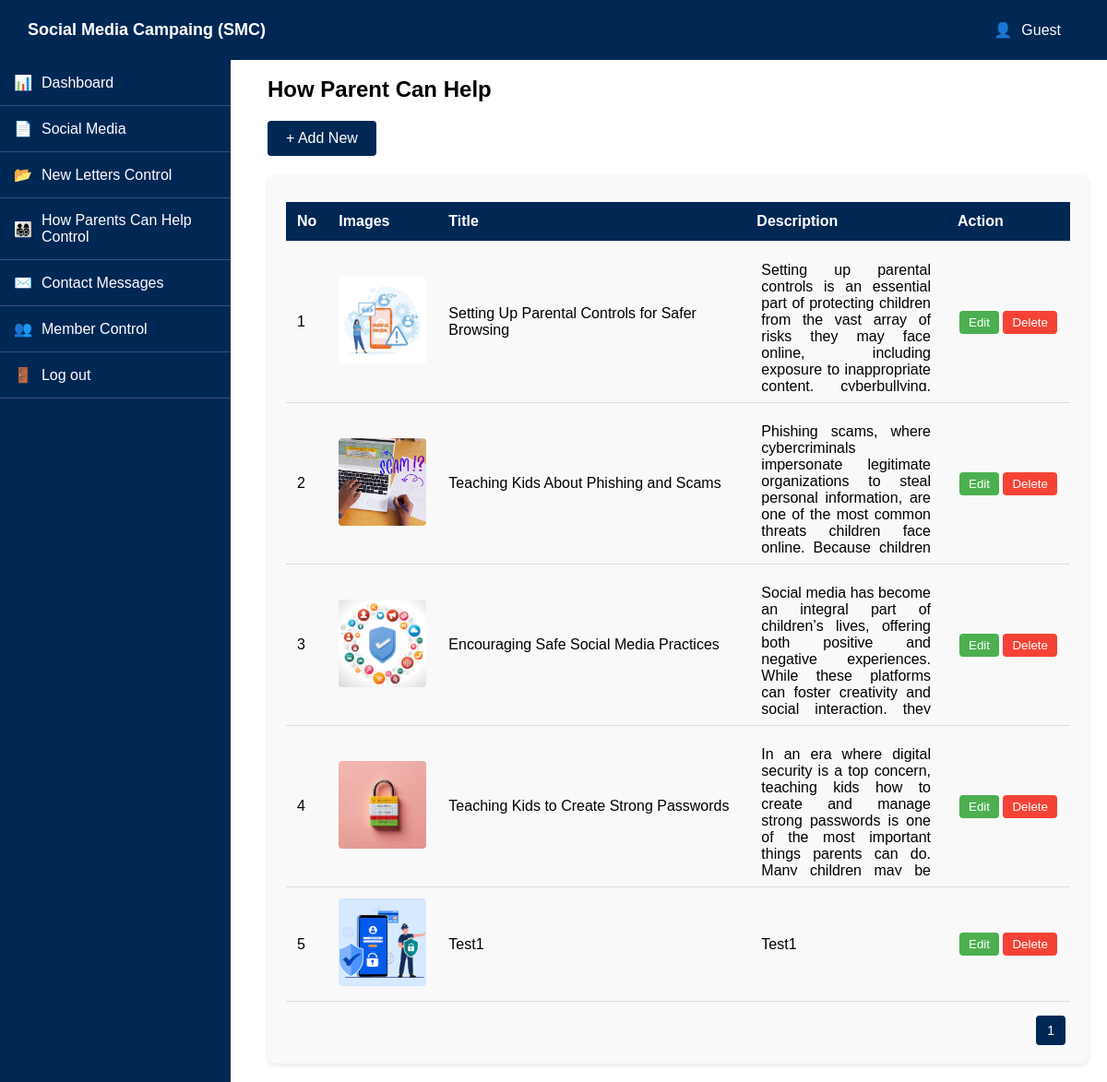
Page /admin/howParentCanHelp.php on the committed database.
### tables this page shows
CREATE TABLE `howparentcanhelp` (
  `id` int(11) NOT NULL,
  `title` varchar(1000) NOT NULL,
  `image` varchar(500) NOT NULL,
  `content` varchar(2000) NOT NULL,
  `date` timestamp NOT NULL DEFAULT current_timestamp()
);

### admin/howParentCanHelp.php (the view, shortened to what this page needs)
<?php
require '../db_connection.php';
?>
<!DOCTYPE html>
<html lang="en">
<head>
    <link rel="stylesheet" href="css/howParentCanHelp.css">
</head>
<body>
    <?php include 'admin_header.php'; ?>
    <?php include 'admin_nav.php'; ?>
    <div class="content">
        <h1>How Parent Can Help</h1>
        <a href="addHowParentsCanHelpPage.php"><button class="add-new-btn">+ Add New</button></a>
        <div class="table-container">
            <table>
                <thead>
                    <tr>
                        <th>No</th>
                        <th>Images</th>
                        <th>Title</th>
                        <th>Description</th>
                        <th>Action</th>
                    </tr>
                </thead>
                <tbody>
                    <?php
                    $maxRows = 5;
                    $currentPage = isset($_GET['page']) ? (int)$_GET['page'] : 1;
                    $startIndex = ($currentPage - 1) * $maxRows;
                    $totalRowsQuery = "SELECT COUNT(*) AS total FROM howparentcanhelp";
                    $totalRowsResult = mysqli_query($conn, $totalRowsQuery);
                    $totalRows = mysqli_fetch_assoc($totalRowsResult)['total'];
                    $totalPages = ceil($totalRows / $maxRows);
                    $dataQuery = "SELECT * FROM howparentcanhelp LIMIT $startIndex, $maxRows";
                    $dataResult = mysqli_query($conn, $dataQuery);
                    $currentData = mysqli_fetch_all($dataResult, MYSQLI_ASSOC);
                    if ($currentData) {
                        foreach ($currentData as $index => $item) {
                            echo "<tr>
                                <td>" . ($startIndex + $index + 1) . "</td>
                                <td>";
                            if (!empty($item['image'])) {
                                echo "<img src='../uploads/{$item['image']}' alt='Image' style='width: 95px; height: 95px; object-fit: cover; border-radius: 4px;'>";
                            } else {
                                echo "<div class='image-placeholder'>No Image</div>";
                            }
                            echo "</td>
                                <td id='title'>{$item['title']}</td>
                                <td id='content'><div class='content_from_db'>{$item['content']}</div></td>
                                <td id='actions'>
                                    <a href='editHowParentCanHelpPage.php?id={$item['id']}'><button class='edit-btn'>Edit</button></a>
                                    <form action='howParentCanHelp.php' method='POST' onsubmit='return confirm(\"Are you sure you want to delete this item?\");' style='display:inline;'>
                                        <input type='hidden' name='delete_id' value='{$item['id']}'>
                                        <button type='submit' class='delete-btn'>Delete</button>
                                    </form>
                                </td>
                            </tr>";
                        }
                    } else {
                        echo "<tr><td colspan='5' style='text-align: center;'>No data available</td></tr>";
                    }
                    ?>
                </tbody>
            </table>
            <div class="pagination">
                <?php for ($i = 1; $i <= $totalPages; $i++) : ?>
                    <a href="?page=<?= $i ?>"><button class="<?= $i === $currentPage ? 'active' : '' ?>"><?= $i ?></button></a>
                <?php endfor; ?>
            </div>
        </div>
    </div>
</body>
</html>

### admin/admin_header.php (shortened to what this page needs)
<link rel="stylesheet" href="css/admin_header.css">
<div class="header">
    <div class="logo">
        <span>Social Media Campaing (SMC)</span>
    </div>
    <div class="admin">
        <span>👤</span>
        <span>
            <?php
            if (isset($_SESSION['user_data']['username'])) {
                echo $_SESSION['user_data']['username'];
            } else {
                echo "Guest";
            }
            ?>
        </span>
    </div>
</div>

### admin/admin_nav.php
<link rel="stylesheet" href="css/admin_nav.css">
<div class="sidebar">
    <a href="dashboard.php" class="sidebar-item">
        <span class="icon">📊</span> Dashboard
    </a>
    <a href="socialMedia.php" class="sidebar-item">
        <span class="icon">📄</span> Social Media
    </a>
    <a href="newLetter.php" class="sidebar-item">
        <span class="icon">📂</span> New Letters Control
    </a>
    <a href="howParentCanHelp.php" class="sidebar-item">
        <span class="icon">👨‍👩‍👧‍👦</span> How Parents Can Help Control
    </a>
    <a href="contactControl.php" class="sidebar-item">
        <span class="icon">✉️</span> Contact Messages
    </a>
    <a href="members.php" class="sidebar-item">
        <span class="icon">👥</span> Member Control
    </a>
    <a href="../users/login.php" class="sidebar-item">
        <span class="icon">🚪</span> Log out
    </a>
</div>

### admin/css/howParentCanHelp.css (style rules this page uses)
body { margin: 0; font-family: Arial, sans-serif; display: flex; height: 100vh; }
#title { width: 310px; }
#actions { width: 110px; text-align: center; }
#content { text-align: justify; }
.content { margin-top: 47px; margin-left: 270px; padding: 20px; overflow-y: auto; width: calc(100vw - 270px); }
h1 { font-size: 24px; margin-bottom: 20px; }
.add-new-btn { background-color: #002855; color: white; padding: 10px 20px; border: none; border-radius: 4px; cursor: pointer; font-size: 16px; margin-bottom: 20px; }
.table-container { background-color: #f9f9f9; padding: 20px; border-radius: 8px; box-shadow: 0 2px 4px rgba(0, 0, 0, 0.1); }
table { width: 100%; border-collapse: collapse; margin-top: 10px; }
table th, table td { padding: 12px; text-align: left; border-bottom: 1px solid #ddd; }
table th { background-color: #002855; color: white; }
.edit-btn { background-color: #4CAF50; color: white; border: none; padding: 5px 10px; border-radius: 4px; cursor: pointer; }
.delete-btn { background-color: #f44336; color: white; border: none; padding: 5px 10px; border-radius: 4px; cursor: pointer; }
.pagination { display: flex; justify-content: flex-end; align-items: center; margin-top: 15px; }
.pagination a { text-decoration: none; }
.pagination button { background-color: #ddd; color: #333; border: none; margin: 0 5px; padding: 8px 12px; border-radius: 4px; cursor: pointer; font-size: 14px; }
.pagination button.active { background-color: #002855; color: white; }
.content_from_db { max-height: 130px; overflow: scroll; padding: 10px 5px; overflow-x: hidden; }

### admin/css/admin_header.css (style rules this page uses)
body { margin: 0; font-family: Arial, sans-serif; display: flex; height: 100vh; }
.header { display: flex; justify-content: space-between; align-items: center; background-color: #002855; color: white; padding: 22px 20px; position: fixed; top: 0; left: 0; width: 100%; z-index: 1000; }
.header .logo { display: flex; align-items: center; }
.header .logo span { margin-left: 10px; font-size: 18px; font-weight: bold; }
.header .admin { display: flex; align-items: center; margin-right: 20px; }
.header .admin span { margin-left: 10px; }

### admin/css/admin_nav.css (style rules this page uses)
.sidebar { width: 250px; background-color: #002855; color: white; height: 100vh; position: fixed; top: 65px; left: 0; display: flex; flex-direction: column; padding: 0; }
.sidebar-item { display: flex; align-items: center; padding: 15px; color: white; text-decoration: none; font-size: 16px; border-bottom: 1px solid rgba(255, 255, 255, 0.2); transition: background-color 0.3s; }
.sidebar-item .icon { margin-right: 10px; }

### rows in the picture
howparentcanhelp: index "1", image (picture), title "Setting Up Parental Controls for Safer Browsing", content "Setting up parental controls is an essential part of protecting children from the vast array of risks they may face online, including exposure to inappropriate content, cyberbullying,…"
howparentcanhelp: index "2", image (picture), title "Teaching Kids About Phishing and Scams", content "Phishing scams, where cybercriminals impersonate legitimate organizations to steal personal information, are one of the most common threats children face online. Because children…"
howparentcanhelp: index "3", image (picture), title "Encouraging Safe Social Media Practices", content "Social media has become an integral part of children’s lives, offering both positive and negative experiences. While these platforms can foster creativity and social interaction, they…"
howparentcanhelp: index "4", image (picture), title "Teaching Kids to Create Strong Passwords", content "In an era where digital security is a top concern, teaching kids how to create and manage strong passwords is one of the most important things parents can do. Many children may be…"
howparentcanhelp: index "5", image (picture), title "Test1", content "Test1"
